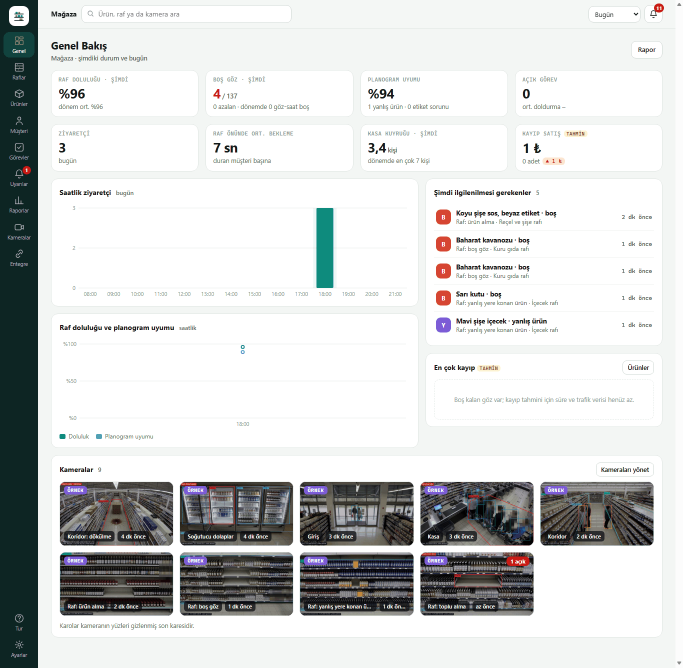
#> input picture docs/ekran/genel-bakis.png, 1366 x 1335 px, given in place of genel-bakis.png.jpg, which was not available (shown at 1/2 size)
$ python etiket_ciz.py ../../docs/ekran/genel-bakis.png
#> lines starting #> are read from the running program, lines starting #| are printed output that depends on the picture
### egitim/raf/ortak.py
"""Raf/ürün denemelerinin ortak yardımcıları.

Test fotoğrafları depoya kopyalanmaz: `RAF_TEST_GORSELLERI` ortam değişkeni ya da depo klasörünün yanındaki
`raf-kamera-modeller/test-gorselleri` kullanılır. Çizimler `egitim/cikti/raf/` altına yazılır (git dışı).
Not: bu fotoğraflar el kamerasıyla çekilmiş durağan Commons fotoğraflarıdır; zaman içindeki değişimler fotoğraf
üzerinde düzenlenerek (yama, takas, örtme, parlaklık) taklit edilir. Gerçek mağaza kamerası görüntüsü değildir.
"""
from __future__ import annotations

import os
import sys
import time

import cv2
import numpy as np

KOK = os.path.dirname(os.path.dirname(os.path.dirname(os.path.abspath(__file__))))
MOTOR = os.path.join(KOK, "motor")
if MOTOR not in sys.path:
    sys.path.insert(0, MOTOR)

GORSELLER = os.environ.get("RAF_TEST_GORSELLERI") or os.path.join(os.path.dirname(KOK), "raf-kamera-modeller",
                                                                   "test-gorselleri")
CIKTI = os.path.join(KOK, "egitim", "cikti", "raf")


def gorsel(ad: str) -> np.ndarray:
#> called with ad = '../../docs/ekran/genel-bakis.png'
    yol = os.path.join(GORSELLER, ad if ad.endswith(".jpg") else ad + ".jpg")
    im = cv2.imread(yol)
#> im is the input picture: shape (1335, 1366, 3); mean B, G, R 212.5, 212.9, 211.1
    if im is None:
        raise SystemExit(f"test görseli yok: {ad} (RAF_TEST_GORSELLERI ayarlayın)")
    return im


def gorseller_var() -> bool:
    return os.path.isdir(GORSELLER)


def cikti(ad: str) -> str:
    os.makedirs(CIKTI, exist_ok=True)
    return os.path.join(CIKTI, ad)


def modeller(thread: int | None = None):
    from raf_motor.raf_modeller import Modeller

    return Modeller(thread=thread)


# [21 lines left out: functions sure_olc, ciz_kutular, not called in this run]

### motor/raf_motor/raf_modeller.py
"""Raf/ürün tarafının modelleri: dosya adları, ön işleme ve çözücüler TEK yerde.

Model değiştirmek (ör. lisans kararı sonrası başka bir ürün dedektörü ya da gömme modeli) yalnızca bu dosyayı ilgilendirir:
dosya adı sabitleri, giriş boyu ve `_urun_coz` / `gomme` / `metin_*` içindeki ön işleme. Diğer modüller (raf, urun,
etiket, gorev) yalnızca `Modeller` sınıfının yöntemlerini çağırır.

Modeller `model_oturumu.oturum_ac` ile açılır: klasörde model paketi varsa o, yoksa düz .onnx kullanılır.
Bloklar oturumları zaten açtıysa (`blok.modelleri_ac()` sözlüğü) `Modeller(oturumlar=...)` ile onlar kullanılır.
"""
from __future__ import annotations

import os
import threading

import cv2
import numpy as np

# --- Dosya adları (katalog.MODEL_DOSYALARI'na girecek düz adlar) -------------------------------------------------------
URUN = "urun.onnx"            # tek sınıflı ürün yüzü dedektörü (YOLO çıktısı [1, 5, N])
GOMME = "gomme.onnx"          # ürün görünümü gömmesi ([N,3,224,224] -> [N,D], L2 normalize)
ETIKET_BUL = "etiket-bul.onnx"  # metin bölgesi bulucu (PP-OCR DB)
ETIKET_OKU = "etiket-oku.onnx"  # metin satırı okuyucu (PP-OCR CTC)
ETIKET_HARF = "etiket-oku.txt"  # okuyucunun karakter listesi (düz metin, şifrelenmez)
MODEL_DOSYALARI = [URUN, GOMME, ETIKET_BUL, ETIKET_OKU]

# --- Ürün dedektörü ------------------------------------------------------------------------------------------------
URUN_BOY = 640          # giriş kenarı (model sabit 640x640)
URUN_ESIK = 0.25        # kutu skoru eşiği
URUN_IOU = 0.45         # NMS örtüşme eşiği
URUN_EN_COK = 1000      # rafta 150-250 ürün olabilir
PARCA_ORANI = 1.7       # bölge kırpıntısının uzun/kısa kenar oranı bunu aşarsa parçalara bölünür
PARCA_EN_COK = 3        # bir bölge en çok bu kadar parçada taranır (süre sınırı)

# --- Gömme --------------------------------------------------------------------------------------------------------
GOMME_BOY = 224
_ORT = np.array([0.485, 0.456, 0.406], np.float32)
_SAP = np.array([0.229, 0.224, 0.225], np.float32)
GOMME_YIGIN = 32

KLASOR = os.path.join(os.path.dirname(os.path.dirname(os.path.abspath(__file__))), "modeller")


# [6 lines left out: function harfleri_oku, not called in this run]


def _secenek(thread: int | None):
    import onnxruntime as ort

    s = ort.SessionOptions()
    s.log_severity_level = 3
    s.add_session_config_entry("session.intra_op.allow_spinning", "0")
    if thread:
        s.intra_op_num_threads = int(thread)
    return s


class Modeller:
    """Raf/ürün modellerinin tembel (ilk kullanımda açılan) oturumları ve çözücüleri.

    `klasor`: model klasörü (varsayılan motor/modeller). `oturumlar`: önceden açılmış {dosya adı: oturum}.
    `thread`: onnxruntime intra_op iş parçacığı sayısı (None = varsayılan, tüm çekirdekler)."""

    def __init__(self, klasor: str | None = None, oturumlar: dict | None = None, thread: int | None = None,
                 veri: str | None = None):
        self.klasor = klasor or KLASOR
        self.thread = thread
        self.veri = veri
        self._oturumlar = dict(oturumlar or {})
        self._kilit = threading.Lock()
        self._harfler: list[str] | None = None

    # -- oturumlar ---------------------------------------------------------------------------------------------------
    def oturum(self, ad: str):
        with self._kilit:
            o = self._oturumlar.get(ad)
            if o is None:
                from .model_oturumu import oturum_ac

                yol = os.path.join(self.klasor, ad)
                o = oturum_ac(yol, self.veri, _secenek(self.thread), ["CPUExecutionProvider"], cpu_yedek=True)
                self._oturumlar[ad] = o
            return o

    # [81 lines left out: functions var_mi, kapat, urun_bul, _urun_tek, gomme, harfler, not called in this run]

    def metin_bul(self, im: np.ndarray, uzun: int = 640, esik: float = 0.3, kutu_esik: float = 0.6,
                  unclip: float = 1.5) -> tuple[list[np.ndarray], float]:
        """Metin satırlarının döndürülmüş kutuları (4x2 nokta, görüntü pikseli) ve olasılık haritasının en yüksek değeri."""
#> called with uzun = 1280, esik = 0.3, kutu_esik = 0.6, unclip = 1.5
        h, w = im.shape[:2]
#> h = 1335; w = 1366
        r = uzun / max(h, w)
#> r = 0.937
        nh, nw = max(32, int(round(h * r / 32)) * 32), max(32, int(round(w * r / 32)) * 32)
#> nh = 1248; nw = 1280
        x = cv2.resize(im, (nw, nh), interpolation=cv2.INTER_AREA if r < 1 else cv2.INTER_LINEAR).astype(np.float32) / 255.0
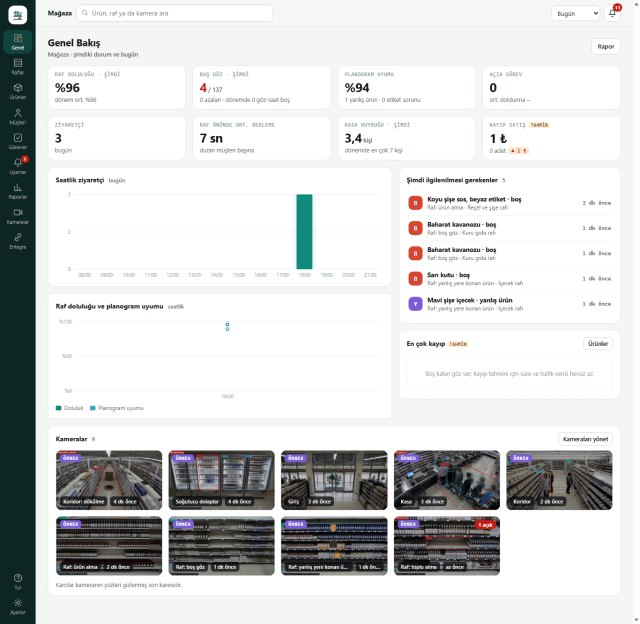
#> x: shape (1248, 1280, 3) float32 (shown at 1/2 size); mean B, G, R 0.834, 0.835, 0.829
        x = ((x - _ORT) / _SAP).transpose(2, 0, 1)[None].astype(np.float32)  # BGR üzerinde (Paddle düzeni)
        o = self.oturum(ETIKET_BUL)
        p = o.run(None, {o.get_inputs()[0].name: x})[0][0, 0]
        m = (p > esik).astype(np.uint8)
        cs, _ = cv2.findContours(m, cv2.RETR_LIST, cv2.CHAIN_APPROX_SIMPLE)
        kutular = []
        for c in cs[:500]:
            if len(c) < 4:
                continue
            rect = cv2.minAreaRect(c)
            if min(rect[1]) < 3:
                continue
            x0, y0, bw, bh = cv2.boundingRect(c)
            mk = np.zeros((bh, bw), np.uint8)
            cv2.fillPoly(mk, [c - [x0, y0]], 1)
            if p[y0:y0 + bh, x0:x0 + bw][mk.astype(bool)].mean() < kutu_esik:
                continue
            (cx, cy), (rw, rh), a = rect
            d = rw * rh * unclip / max(1e-6, 2 * (rw + rh))
            rect = ((cx, cy), (rw + 2 * d, rh + 2 * d), a)
            if min(rect[1]) < 5:
                continue
            b = cv2.boxPoints(rect)
            b[:, 0] *= w / nw
            b[:, 1] *= h / nh
            kutular.append(b)
        kutular.sort(key=lambda b: (round(b[:, 1].min() / 10), b[:, 0].min()))
        return kutular, float(p.max()) if p.size else 0.0

    # [32 lines left out: function metin_oku, not called in this run]


_PAYLASILAN: dict = {}


# [66 lines left out: functions paylasilan, oturumlari_ver, gomme_on, _urun_coz, _nms, kirp, not called in this run]

### egitim/raf/etiket_ciz.py
"""Bir fotoğrafın tamamında metin satırlarını bulup okur, numaralı kutularla çizer (etiket kutularını elle seçmek için).

Kullanım: python egitim/raf/etiket_ciz.py etiket_30 raf_08 ...  -> egitim/cikti/raf/metin_<ad>.jpg + satır listesi
"""
from __future__ import annotations

import sys

import cv2

import ortak
from raf_motor.etiket import _dondur_kes, fiyat_ayristir

sys.stdout.reconfigure(encoding="utf-8")


def main(adlar):
    m = ortak.modeller()
    for ad in adlar:
        im = ortak.gorsel(ad)
        kutular, _ = m.metin_bul(im, uzun=1280)
        okunan = m.metin_oku([_dondur_kes(im, b) for b in kutular])
        c = im.copy()
        print(f"## {ad}")
        for i, (b, (t, g)) in enumerate(zip(kutular, okunan)):
            x1, y1, x2, y2 = int(b[:, 0].min()), int(b[:, 1].min()), int(b[:, 0].max()), int(b[:, 1].max())
            f = fiyat_ayristir([t])["fiyat"]
            renk = (0, 0, 255) if f is not None else (255, 150, 0)
            cv2.rectangle(c, (x1, y1), (x2, y2), renk, 1)
            cv2.putText(c, str(i), (x1, max(10, y1 - 2)), 0, 0.45, renk, 1)
            if f is not None or g > 0.8:
                print(f"  {i}: [{x1},{y1},{x2},{y2}] {t!r} g={g:.2f} fiyat={f}")
        cv2.imwrite(ortak.cikti(f"metin_{ad}.jpg"), c)


if __name__ == "__main__":
    main(sys.argv[1:])
#> (the call stopped at in _secenek, `s = ort.SessionOptions()`: onnxruntime is not available in this run)

$ run again, on docs/ekran/kameralar.png
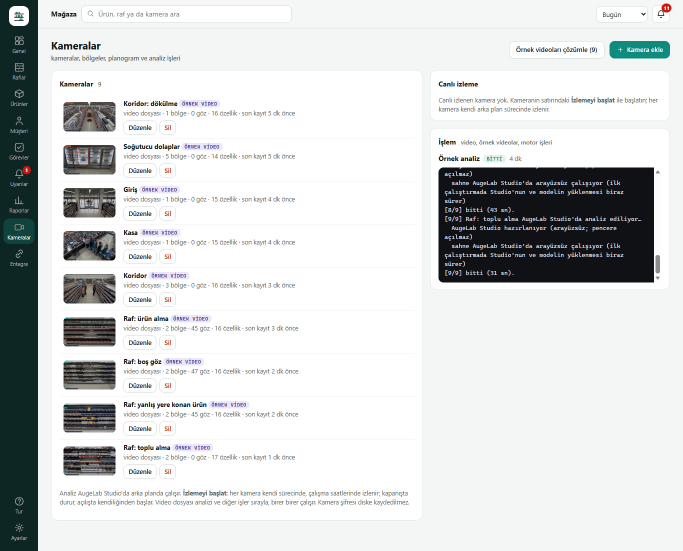
#> input picture docs/ekran/kameralar.png, 1366 x 1101 px, given in place of kameralar.png.jpg, which was not available (shown at 1/2 size)
#> in gorsel, im is the input picture: shape (1101, 1366, 3); mean B, G, R 215.3, 215.6, 212.9
#> in metin_bul, `x = cv2.resize(im, (nw, nh), interpolation=cv2.INTER_AREA if r < 1 els..`:
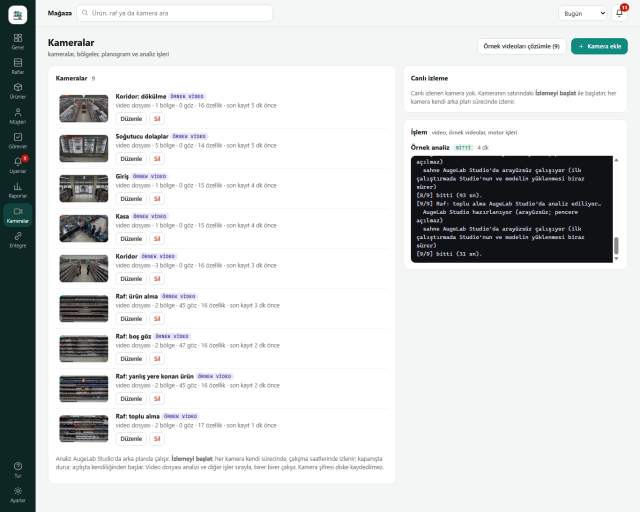
#> x: shape (1024, 1280, 3) float32 (shown at 1/2 size); mean B, G, R 0.843, 0.842, 0.834
